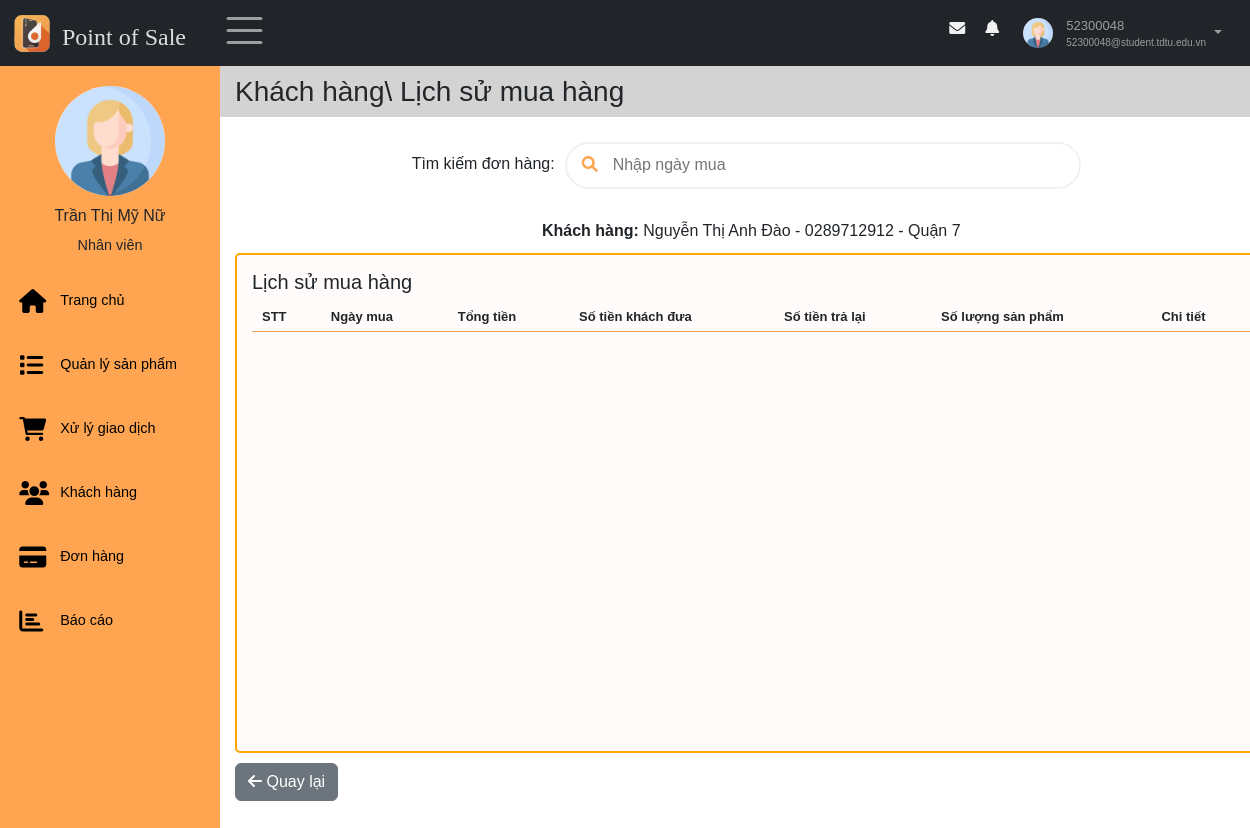
Screenshot of /views/index.php?sidebar=khachhang&idlskh=2 (signed in) with the database file from the repository.
### tables this page shows
CREATE TABLE `taikhoan` (
  `id` int(11) NOT NULL,
  `id_nhanvien` int(11) NOT NULL,
  `username` varchar(30) NOT NULL,
  `password` varchar(30) NOT NULL,
  `role` enum('Admin','Nhân viên') NOT NULL,
  `trangthai_hd` tinyint(1) NOT NULL,
  `activate_token` varchar(10) DEFAULT NULL,
  `expire_time` int(11) DEFAULT NULL,
  `pass_changed` tinyint(1) DEFAULT NULL,
  `trangthai_khoa` tinyint(1) NOT NULL DEFAULT 0
);

CREATE TABLE `nhanvien` (
  `id` int(11) NOT NULL,
  `hoten` varchar(50) NOT NULL,
  `email` varchar(100) NOT NULL,
  `gioitinh` enum('Nữ','Nam') DEFAULT NULL,
  `sdt` varchar(11) DEFAULT NULL,
  `ngaysinh` date DEFAULT NULL,
  `diachi` varchar(100) DEFAULT NULL,
  `img` varchar(50) DEFAULT NULL
);

CREATE TABLE `khachhang` (
  `id` int(11) NOT NULL,
  `hoten` varchar(50) NOT NULL,
  `diachi` text NOT NULL,
  `sdt` varchar(11) NOT NULL,
  `ngaytao` timestamp NOT NULL DEFAULT current_timestamp()
);

### models/quanlyhoso/getProfileNV.php (called while the page is built, shortened)
<?php
    $conn = connectDB();
    if (isset($_GET["id_detail"])) {
        $id = $_GET["id_detail"];
    } else {
        $id = $_SESSION["id"];
    }
    if(empty($_SESSION["id"])) {
        header("Location: ../index.php");
        exit();
    }else{
        $sql = "SELECT nhanvien.*, taikhoan.trangthai_khoa, taikhoan.role FROM nhanvien, taikhoan WHERE nhanvien.id = taikhoan.id_nhanvien AND nhanvien.id =" . $id;
    }
    $result = $conn->query($sql);
    if ($result->num_rows > 0) {
        $row = $result->fetch_assoc();
        $profile_img = $row["img"]??"";
    }
?>

### models/khachhang/hienthikh.php (the view, shortened to what this page needs)
<?php
    $id = $_GET['idlskh'];
    $conn = connectDB();
    $sql = "SELECT * FROM khachhang WHERE id =" .$id;
    $result = $conn->query($sql);
    if ($result->num_rows > 0) {
        $row = $result->fetch_assoc();
        echo "<b>Khách hàng: </b>" . $row["hoten"]. " - ".$row["sdt"]. " - ".$row["diachi"];
    }
?>

### views/pages/nav.php (shortened to what this page needs)
<nav class="navbar navbar-expand-sm bg-dark navbar-dark fixed-top" id="nav">
    <div class="container-fluid">
        <div class="leftnav justify-content-start">
            <a class="logo navbar-brand" href="index.php" data-bs-toggle="tooltip"  title="Về trang chủ">
                <img src="../images/logo.ico" alt="Logo" style="width:40px;" >
                <h4>Point of Sale</h4>
            </a>
            <div class="openclose"><span class="navbar-toggler-icon" style="font-size:30px;cursor:pointer" onclick="open_closeNav() " class = "las la-bars"></span>  </div>
        </div>
        <div class="rightnav justify-content-end">
            <ul  class=" navbar-nav" >
                <li class="nav-item">
                    <a  href="#">
                    <span class = "fa fa-fw fa-envelope"></span>
                    </a></li>
                <li class="nav-item">
                    <a  href="#">
                    <span class = "fa fa-bell"></span>
                    </a></li>
                <li class="nav-item dropdown">
                        <a id="nav-user" class="nav-link dropdown-toggle" href="#" role="button" data-bs-toggle="dropdown">
                            <?php
                            if (empty($profile_img) || $profile_img == "") {
                                $avtPath = "../models/quanlyhoso/imagesNV/user.jpg";
                            } else {
                                $avtPath = "../models/quanlyhoso/imagesNV/" . $profile_img;
                            }
                            ?>
                            <img id="nav-avatar" src = "<?=$avtPath?>" height = "30px"  width = "30px" alt = "Avatar">
                            <div class="infor">
                                <p id ="user"><?= $_SESSION["username"]?></p>
                                <p id="email"><?= $_SESSION["email"]?></p>
                            </div>
                        </a>
                </li>
            </ul>
        </div>
    </div>
</nav>

### views/pages/main/sidebar.php (shortened to what this page needs)
<div class="sidebar"  id="mySidebar" >
    <div class="sidebar-user">
        <img src="<?=$avtPath?>" height = "70px"  width = "70px" alt = "">
            <div>
                <h3><?=$_SESSION['tennv']?></h3>
                <span><?=$_SESSION['role']?></span>
        </div>
    </div>
    <div class="sidebar-menu">
        <ul >
            <li class="item">
                <a class="link" href="index.php">
                    <span class = "fa fa-home"></span>
                    <p class="item-sidebar">Trang chủ</p>
                </a>
            </li>
            <li class="item">
                <a class="link" href="index.php?sidebar=quanlysanpham">
                    <span class = "fa fa-list"></span>
                    <p class="item-sidebar">Quản lý sản phẩm</p>
                </a>
            </li>
            <?php if($_SESSION["role"] == "Nhân viên") {
            ?>
                <li class="item">
                    <a class="link" href="index.php?sidebar=giaodich">
                        <span class = "fa fa-shopping-cart"></span>
                        <p class="item-sidebar">Xử lý giao dịch</p>
                    </a>
                </li>
                <li class="item">
                    <a class="link" href="index.php?sidebar=khachhang">
                        <span class = "fa fa-users"></span>
                        <p class="item-sidebar">Khách hàng</p>
                    </a>
                </li>
                <li class="item">
                    <a class="link" href="index.php?sidebar=donhang">
                        <span class = "fa fa-credit-card"></span>
                        <p class="item-sidebar">Đơn hàng</p>
                    </a>
                </li>
                <?php
            }?>
            <li class="item">
                <a class="link" href="index.php?sidebar=baocao">
                    <span class = "fa fa-bar-chart"></span>
                    <p class="item-sidebar">Báo cáo</p>
                </a>
            </li>
        </ul>
    </div>
</div>

### views/style.css (style rules this page uses)
* { font-family: 'Poppins', sans-serif; box-sizing: border-box; text-decoration: none; list-style-type: none; padding: 0; margin: 0; }
#nav { position: fixed; }
.nav-item { margin: 5px 8px; }
.logo { display: flex; margin: 0; padding: 0; }
.logo h4 { color: #ffffffd6; margin: 10px 10px 0 10px; font-family:Cambria, Cochin, Georgia, Times, 'Times New Roman', serif; }
.leftnav { display: flex; }
.sidebar { display: flex; flex-direction: column; width: 220px; height: 100%; padding: 15px 0 0 0; background: #ffa551; position: fixed; z-index: 1; overflow-x: hidden; transition: 0.5s; }
.sidebar-user { margin-top: 1rem; text-align: center; }
.sidebar-user img { width: 110px; height: 110px; border-radius: 50%; margin-bottom: 10px; }
.sidebar-user h3 { font-size: 1rem; }
.sidebar-user span { font-size: .9rem; margin-top: .9rem; margin-bottom: .9rem; }
.openclose { margin: 0 10px; }
.sidebar ul { margin-bottom: 2rem; padding: 0; }
.sidebar li { margin-left: .2rem; }
.sidebar-menu { flex-grow: 1; }
.link { font-size: .9rem; display: flex; align-items: center; margin-top: 1.5rem; transition: 0.3s; color: black; padding: 8px 16px; text-decoration: none; }
.item-sidebar { margin: 0; margin-right: 5px; }
.item .link span { width: 25px; }
.sidebar li a span, .sidebar a span { font-size: 1.5rem; display: inline-block; margin-right: 1rem; }
#nav-user { display: flex; padding: 0; }
.infor { margin-left: 10px; display: flex; flex-direction: column; justify-content: center; flex-grow: 1; font-size: x-small; }
.infor p { margin: 0; }
#user { font-size: small; }
#nav-avatar { width: 30px; height: 30px; border-radius: 50%; margin: 3px; }
#nav-user::after { margin: 15px 8px; }
.rightnav>ul>li>a>span { color: #f1f1f1; padding: 5px; }
* { font-family: 'Poppins', sans-serif; box-sizing: border-box; margin: 0; padding: 0; }

### rows the page displays
taikhoan: id_nhanvien.img (placeholder picture)
khachhang: hoten "Nguyễn Thị Anh Đào", sdt "0289712912", diachi "Quận 7"

### other values shown
$_SESSION["username"] "52300048"
$_SESSION["email"] "52300048@student.tdtu.edu.vn"
$_SESSION['tennv'] "Trần Thị Mỹ Nữ"
$_SESSION['role'] "Nhân viên"
